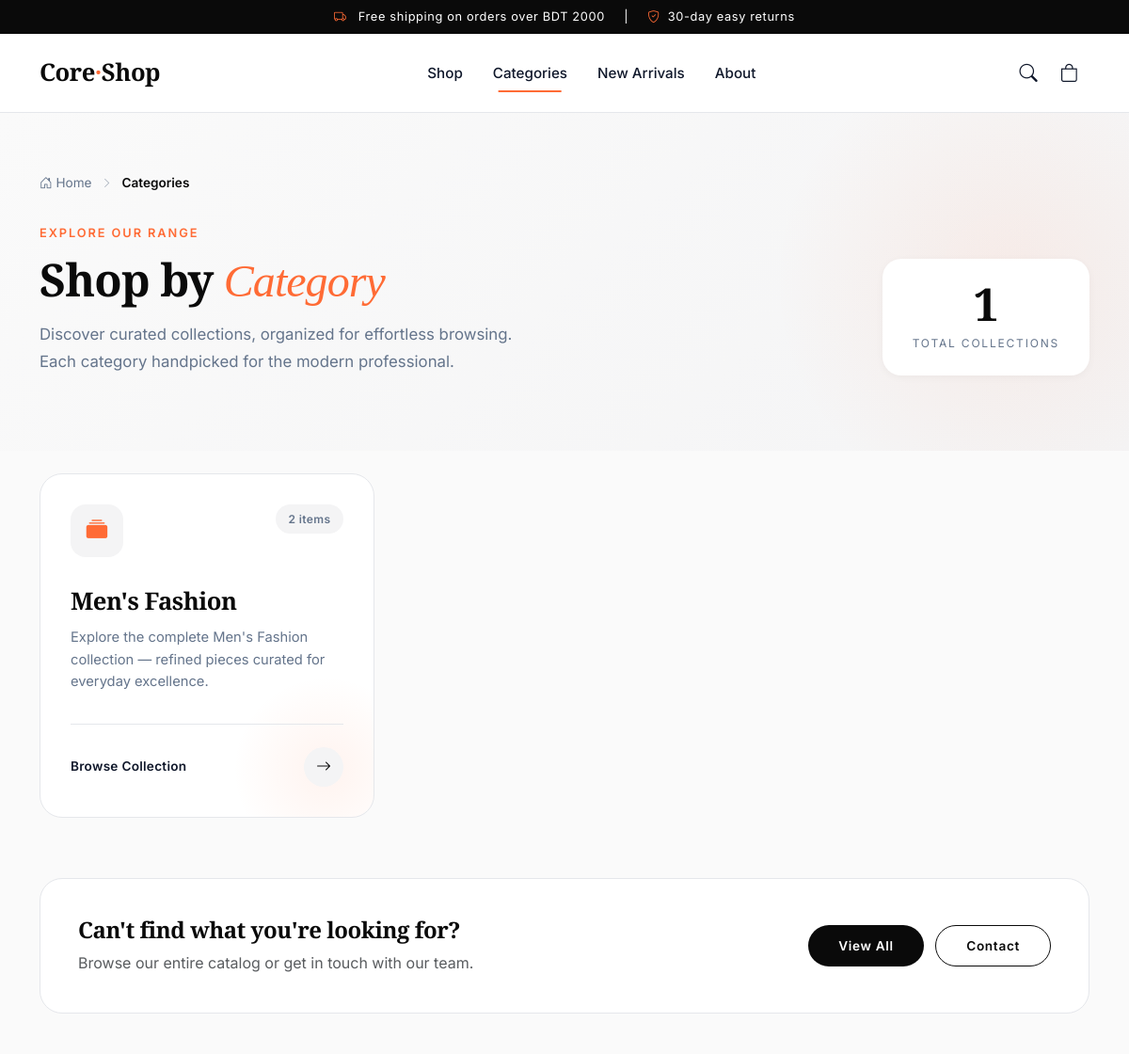
The page /categories/ (upper part) on the database as committed earlier.
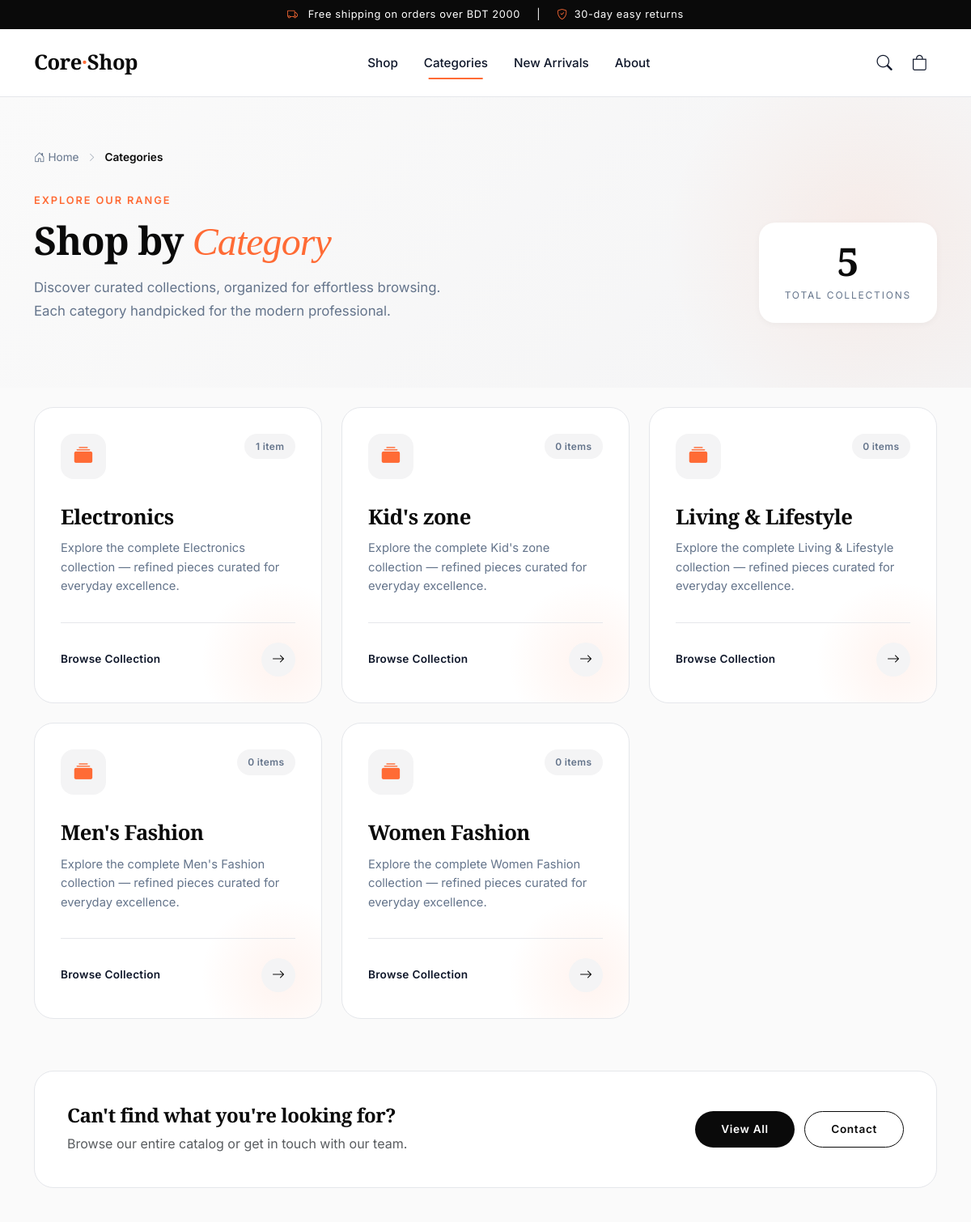
The same page on the database as committed later.
### shop/models.py (models this page shows, shortened)
class Category(models.Model):
    name = models.CharField(max_length=200, unique=True)
    slug = models.SlugField(max_length=200, unique=True)
    class Meta:
        ordering = ["name"]

### shop/views.py (the view)
# urls.py: path("categories/", views.category_list, name="category_list"),
def category_list(request):
    cart = Cart(request)
    categories = Category.objects.all()
    return render(
        request,
        "shop/categories.html",
        {
            "categories": categories,
            "cart": cart,
        },
    )

### shop/cart.py (called while the page is built)
    def __len__(self):
        return sum(item["quantity"] for item in self.cart.values())

### shop/templates/shop/categories.html (shortened to what this page needs)
{% extends "shop/base.html" %}
{% block content %}
<section class="page-header">
  <div class="container position-relative">
    <nav class="breadcrumb-nav">
      <a href="{% url 'shop:product_list' %}"><i class="bi bi-house-door"></i> Home</a>
      <i class="bi bi-chevron-right"></i>
      <span>Categories</span>
    </nav>
    <div class="row align-items-end">
      <div class="col-lg-8">
        <span class="section-eyebrow">EXPLORE OUR RANGE</span>
        <h1 class="page-title">Shop by <em>Category</em></h1>
        <p class="page-subtitle">
          Discover curated collections, organized for effortless browsing.
          Each category handpicked for the modern professional.
        </p>
      </div>
      <div class="col-lg-4 text-lg-end mt-4 mt-lg-0">
        <div class="header-stat">
          <div class="header-stat-num">{{ categories|length }}</div>
          <div class="header-stat-label">Total Collections</div>
        </div>
      </div>
    </div>
  </div>
</section>
<section class="categories-page-section">
  <div class="container">
    <div class="row g-4">
      {% for category in categories %}
        <div class="col-12 col-sm-6 col-lg-4">
          <a href="{% url 'shop:product_list_by_category' category.slug %}" class="cat-page-card">
            <div class="cat-card-top">
              <div class="cat-card-icon">
                <i class="bi bi-collection-fill"></i>
              </div>
              <span class="cat-card-pill">
                {{ category.products.count }} item{{ category.products.count|pluralize }}
              </span>
            </div>
            <div class="cat-card-body">
              <h3 class="cat-card-title">{{ category.name }}</h3>
              <p class="cat-card-desc">
                Explore the complete {{ category.name }} collection — refined
                pieces curated for everyday excellence.
              </p>
            </div>
            <div class="cat-card-footer">
              <span class="cat-explore">
                Browse Collection
              </span>
              <div class="cat-arrow-btn">
                <i class="bi bi-arrow-right"></i>
              </div>
            </div>
            <div class="cat-card-decoration"></div>
          </a>
        </div>
      {% endfor %}
    </div>
    {% if categories %}
    <div class="cta-mini">
      <div class="row align-items-center">
        <div class="col-md-8">
          <h4 class="mb-2">Can't find what you're looking for?</h4>
          <p class="text-muted mb-0">Browse our entire catalog or get in touch with our team.</p>
        </div>
        <div class="col-md-4 text-md-end mt-3 mt-md-0">
          <a href="{% url 'shop:product_list' %}" class="btn btn-dark-pill me-2">View All</a>
          <a href="#" class="btn btn-outline-dark-pill">Contact</a>
        </div>
      </div>
    </div>
    {% endif %}
  </div>
</section>
{% endblock %}

Rows that differ between the two databases and show on the page:
added Category: products.count "1", name "Electronics"
added Category: products.count "0", name "Kid's zone"
added Category: products.count "0", name "Living & Lifestyle"
computed for Category "Men's Fashion": products.count "2" → "0"
added Category: products.count "0", name "Women Fashion"
Other text that changed with them:
{{ categories|length }}: "1" → "5"
